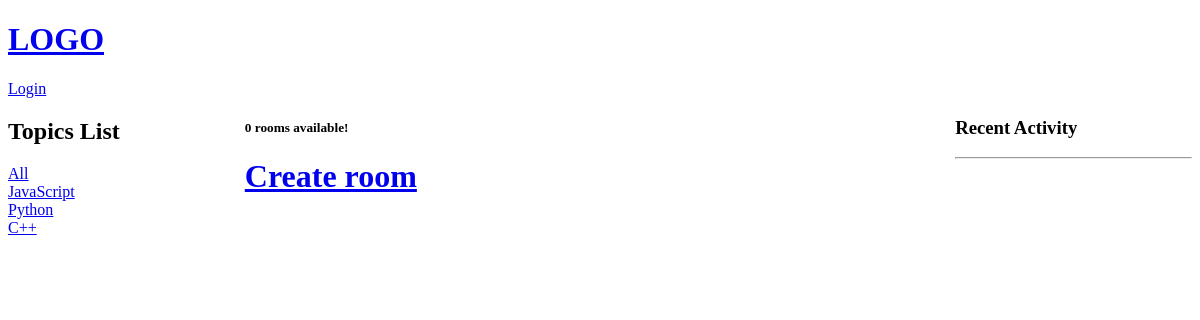
Before: /rooms?q=Java with the older database file.
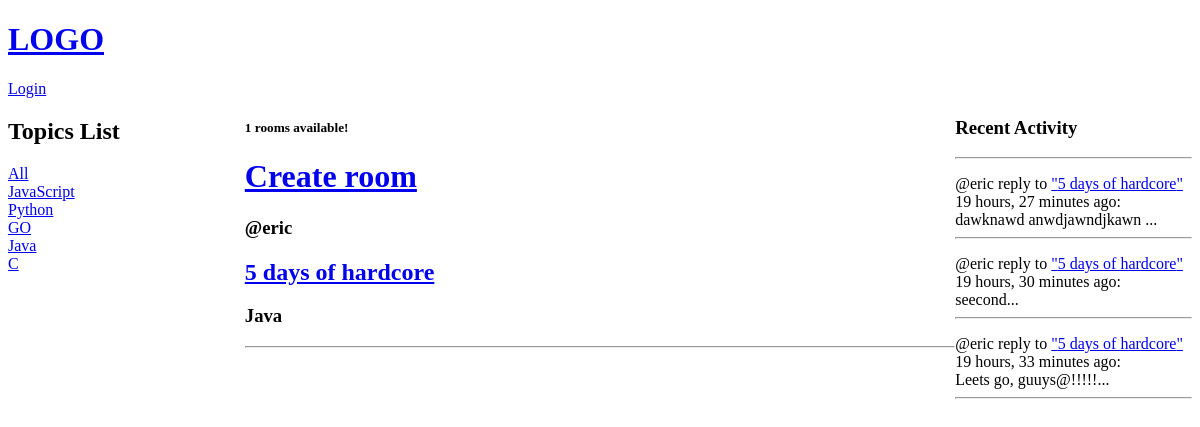
After: the same page with the newer database file.
### apps/base/models.py (models this page shows)
class TopicModel(models.Model):
    name = models.CharField(max_length=150)
    def __str__(self):
        return self.name

class RoomModel(models.Model):
    class Meta:
        db_table = 'rooms_model'
        ordering = ['-updated_at', '-created_at']
    name = models.CharField(max_length=50)
    host = models.ForeignKey(UserModel, on_delete=models.SET_NULL, default=None, null=True)
    topic = models.ForeignKey(TopicModel, on_delete=models.SET_NULL, default=None, null=True)
    participants = models.ManyToManyField(UserModel, related_name='participants')
    description = models.TextField(blank=True, default=None, null=True)
    updated_at = models.DateTimeField(auto_now=True)
    created_at = models.DateTimeField(auto_now_add=True)
    def __str__(self):
        return self.name

class MessageModel(models.Model):
    user = models.ForeignKey(UserModel, on_delete=models.CASCADE)
    room = models.ForeignKey(RoomModel, on_delete=models.CASCADE)
    body = models.TextField()
    updated_at = models.DateTimeField(auto_now=True)
    created_at = models.DateTimeField(auto_now_add=True)
    class Meta:
        ordering = ['-created_at', '-updated_at']
    def __str__(self):
        return self.body[:25]

### apps/base/views.py (the view)
# urls.py: path('', get_rooms, name='all_rooms'),
def get_rooms(request):
    query = request.GET.get('q')
    user = request.user
    q = (Q(name__exact=query) |
         Q(name__icontains=query) |
         Q(topic__name__exact=query) |
         Q(description__icontains=query))
    if query and query != 'my_rooms':
        rooms = RoomModel.objects.filter(q)
    elif query == 'my_rooms':
        rooms = RoomModel.objects.filter(host_id=user)
    else:
        rooms = RoomModel.objects.all()
    topics = TopicModel.objects.all()
    room_count = rooms.count()
    room_messages = MessageModel.objects.filter(room__topic__name__exact=query)[:25] if query else MessageModel.objects.all()[:25]
    context = {'rooms': rooms, 'topics': topics, "room_count": room_count, 'room_messages': room_messages}
    return render(request, 'base_templates/rooms_page.html', context)

### apps/base/templates/base_templates/rooms_page.html (shortened to what this page needs)
{% extends 'base_templates/base.html' %}
{% block context %}
    <div class="rooms-page-wrapper">
        <div>
            <h2>Topics List</h2>
            <div>
                <a href="{% url 'all_rooms' %}">All</a>
            </div>
            {% for topic in topics %}
                <div>
                    <a href="{% url 'all_rooms' %}?q={{ topic.name }}">{{ topic.name }}</a>
                </div>
            {% endfor %}
        </div>
        <div>
            <h5>{{ room_count }} rooms available!</h5>
            <h1><a href="{% url 'create_room' %}">Create room</a></h1>
            {% for room in rooms %}
                <div>
                    <h3>@{{ room.host }}</h3>
                    <h2><a href="{% url 'room' room.id %}">{{ room }}</a></h2>
                    <h3>{{ room.topic }}</h3>
                    <hr>
                </div>
            {% endfor %}
        </div>
        <div class="activity-feed">
            <h3>Recent Activity</h3>
            <hr>
            {% for message in room_messages %}
                <p>
                <div>@{{ message.user }} reply to <a href="{% url 'room' message.room.id %}">"{{ message.room }}"</a> {{ message.created_at|timesince }} ago:</div>
                <div>{{ message }}...</div>
                <hr>
                </p>
            {% endfor %}
        </div>
    </div>
{% endblock %}

### apps/base/templates/base_templates/base.html (shortened to what this page needs)
<!doctype html>
<html lang="en">
<head>
</head>
<body>
{% include 'base_templates/navbar.html' %}
{% block context %}
{% endblock %}
</body>
</html>

### apps/base/templates/base_templates/navbar.html (shortened to what this page needs)
<div>
    <h1>
        <a href="{% url 'all_rooms' %}">LOGO</a>
    </h1>
    {% if request.user.is_authenticated %}
        <form method="GET" action="{% url 'all_rooms' %}">
            <input type="text" name="q" placeholder="Search Rooms...">
        </form>
        <a href="{% url 'auth_logout' %}">Logout</a>
    {% else %}
        <a href="{% url 'auth_login' %}">Login</a>
    {% endif %}
</div>

### apps/base/templates/base_templates/rooms_page.html (style rules this page uses)
.rooms-page-wrapper { display: grid; grid-template-columns: 1fr 3fr 1fr; }

Changed rows visible on the page:
changed TopicModel (number 3 of 5 on the later page): name "C++" → "GO"
added TopicModel: name "Java"
added TopicModel: name "C"
added RoomModel: host "eric", name "5 days of hardcore", topic "Java"
added MessageModel: user "eric", room "5 days of hardcore", created_at "19 hours, 27 minutes", body "dawknawd anwdjawndjkawn"
added MessageModel: user "eric", room "5 days of hardcore", created_at "19 hours, 30 minutes", body "seecond"
added MessageModel: user "eric", room "5 days of hardcore", created_at "19 hours, 33 minutes", body "Leets go, guuys@!!!!!"
Other visible differences:
{{ room_count }}: "0" → "1"
